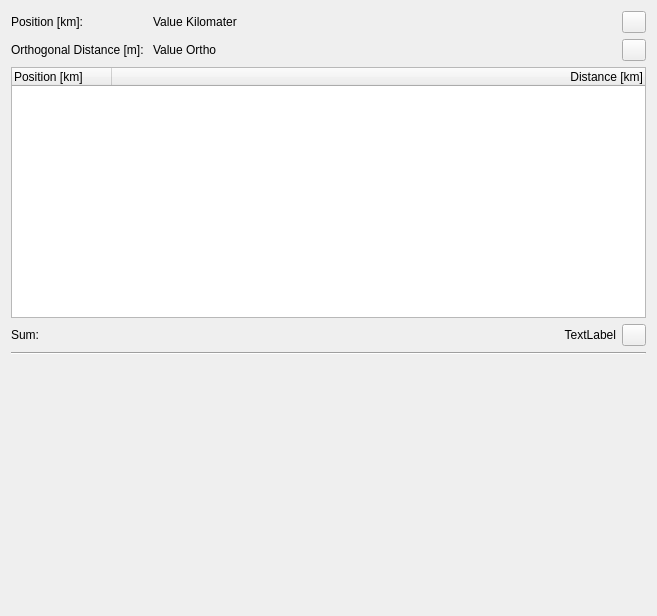
<?xml version="1.0" encoding="UTF-8"?>
<ui version="4.0">
 <class>DataWidget</class>
 <widget class="QWidget" name="DataWidget">
  <property name="geometry">
   <rect>
    <x>0</x>
    <y>0</y>
    <width>657</width>
    <height>616</height>
   </rect>
  </property>
  <property name="windowTitle">
   <string>Form</string>
  </property>
  <layout class="QGridLayout" name="gridLayout_2">
   <item row="0" column="1">
    <widget class="QLabel" name="label_km_val">
     <property name="sizePolicy">
      <sizepolicy hsizetype="Preferred" vsizetype="Preferred">
       <horstretch>1</horstretch>
       <verstretch>0</verstretch>
      </sizepolicy>
     </property>
     <property name="text">
      <string>Value Kilomater</string>
     </property>
    </widget>
   </item>
   <item row="1" column="0">
    <widget class="QLabel" name="label_ortho">
     <property name="text">
      <string>Orthogonal Distance [m]: </string>
     </property>
    </widget>
   </item>
   <item row="5" column="0" colspan="3">
    <layout class="QGridLayout" name="value_layout">
     <property name="horizontalSpacing">
      <number>6</number>
     </property>
    </layout>
   </item>
   <item row="1" column="1">
    <widget class="QLabel" name="label_ortho_val">
     <property name="text">
      <string>Value Ortho</string>
     </property>
    </widget>
   </item>
   <item row="6" column="0">
    <spacer name="verticalSpacer">
     <property name="orientation">
      <enum>Qt::Vertical</enum>
     </property>
     <property name="sizeHint" stdset="0">
      <size>
       <width>20</width>
       <height>40</height>
      </size>
     </property>
    </spacer>
   </item>
   <item row="2" column="0" colspan="3">
    <widget class="MeasureTable" name="tableWidgetsum">
     <attribute name="horizontalHeaderStretchLastSection">
      <bool>true</bool>
     </attribute>
     <column>
      <property name="text">
       <string>Position [km]</string>
      </property>
      <property name="textAlignment">
       <set>AlignLeading|AlignVCenter</set>
      </property>
     </column>
     <column>
      <property name="text">
       <string>Distance [km]</string>
      </property>
      <property name="textAlignment">
       <set>AlignTrailing|AlignVCenter</set>
      </property>
     </column>
    </widget>
   </item>
   <item row="0" column="2">
    <widget class="QPushButton" name="pushButton_km">
     <property name="maximumSize">
      <size>
       <width>24</width>
       <height>24</height>
      </size>
     </property>
     <property name="text">
      <string/>
     </property>
    </widget>
   </item>
   <item row="4" column="0" colspan="3">
    <widget class="Line" name="line">
     <property name="orientation">
      <enum>Qt::Horizontal</enum>
     </property>
    </widget>
   </item>
   <item row="0" column="0">
    <widget class="QLabel" name="label_km">
     <property name="text">
      <string>Position [km]:</string>
     </property>
    </widget>
   </item>
   <item row="1" column="2">
    <widget class="QPushButton" name="pushButton_ortho">
     <property name="maximumSize">
      <size>
       <width>24</width>
       <height>24</height>
      </size>
     </property>
     <property name="text">
      <string/>
     </property>
    </widget>
   </item>
   <item row="3" column="0">
    <widget class="QLabel" name="label_sum">
     <property name="text">
      <string>Sum:</string>
     </property>
    </widget>
   </item>
   <item row="3" column="1">
    <widget class="QLabel" name="label_sum_val">
     <property name="text">
      <string>TextLabel</string>
     </property>
     <property name="alignment">
      <set>Qt::AlignRight|Qt::AlignTrailing|Qt::AlignVCenter</set>
     </property>
    </widget>
   </item>
   <item row="3" column="2">
    <widget class="QPushButton" name="pushButton_sum">
     <property name="maximumSize">
      <size>
       <width>24</width>
       <height>24</height>
      </size>
     </property>
     <property name="text">
      <string/>
     </property>
    </widget>
   </item>
  </layout>
 </widget>
 <customwidgets>
  <customwidget>
   <class>MeasureTable</class>
   <extends>QTableWidget</extends>
   <header>..db_streckenkm.measure_table</header>
  </customwidget>
 </customwidgets>
 <resources/>
 <connections/>
</ui>
